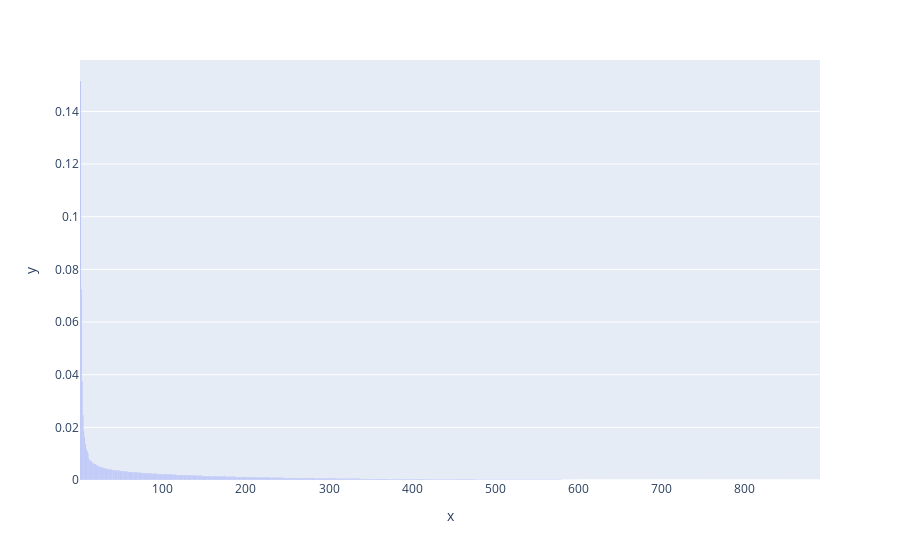

Notebook code cell kept with this figure:
### Code cell
y = mri['Gender']
X = mri.drop(['Gender'], axis=1)
X_train, X_test, y_train, y_test = preprocess(X, y)
plot_pca_variance(X_train)

### Figure 1 — Plotly figure (JSON) as saved in the notebook; plotly's stock layout.template omitted (floating-point values rounded to 4 significant figures; data arrays with more than 128 entries replaced by an {"elided": "..."} marker saying what was removed)
{"data": [{"alignmentgroup": "True", "hovertemplate": "x=%{x}<br>y=%{y}<extra></extra>", "legendgroup": "", "marker": {"color": "#636efa", "pattern": {"shape": ""}}, "name": "", "offsetgroup": "", "orientation": "v", "showlegend": false, "textposition": "auto", "type": "bar", "x": {"elided": "890 int values"}, "xaxis": "x", "y": {"elided": "890 float values"}, "yaxis": "y"}], "layout": {"barmode": "relative", "legend": {"tracegroupgap": 0}, "margin": {"t": 60}, "xaxis": {"anchor": "y", "domain": [0, 1], "title": {"text": "x"}}, "yaxis": {"anchor": "x", "domain": [0, 1], "title": {"text": "y"}}}}
